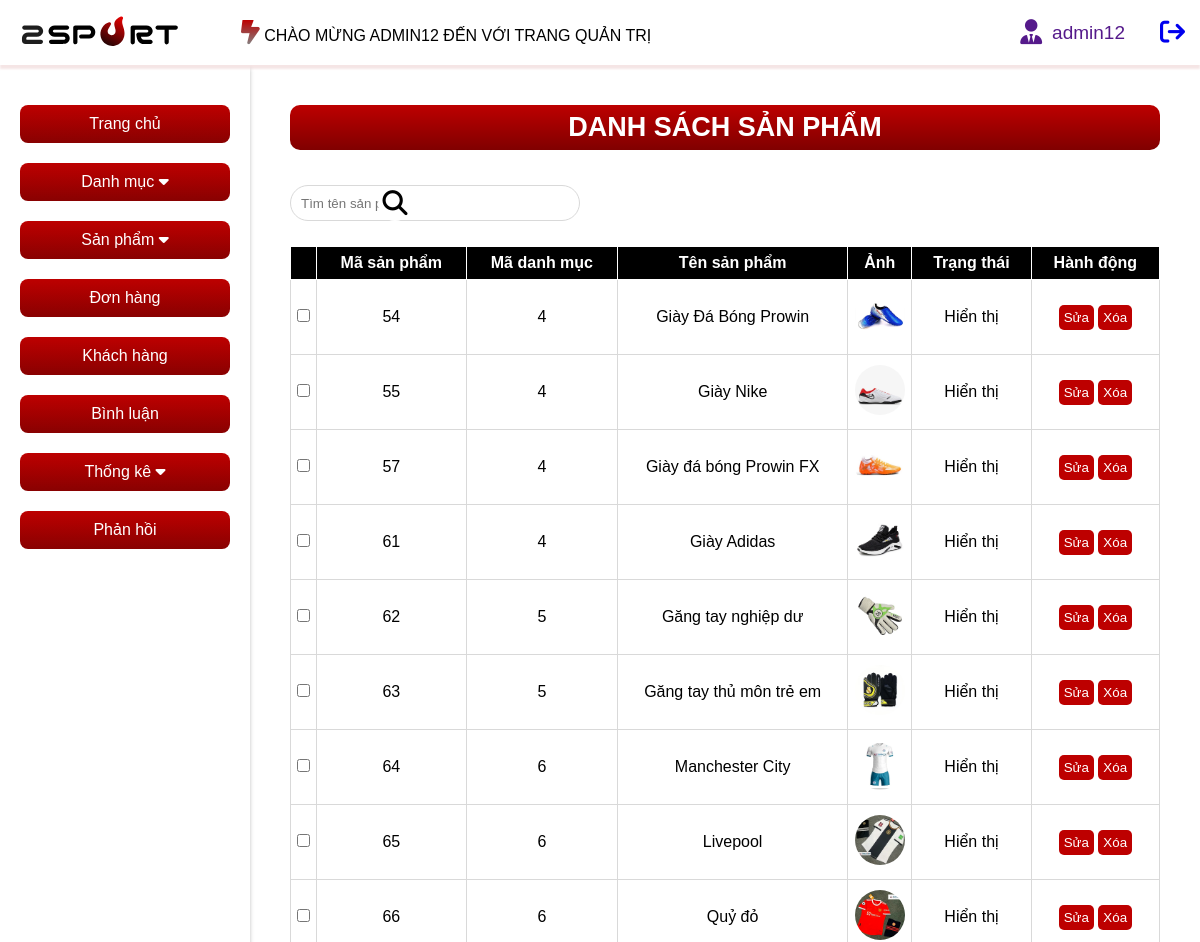
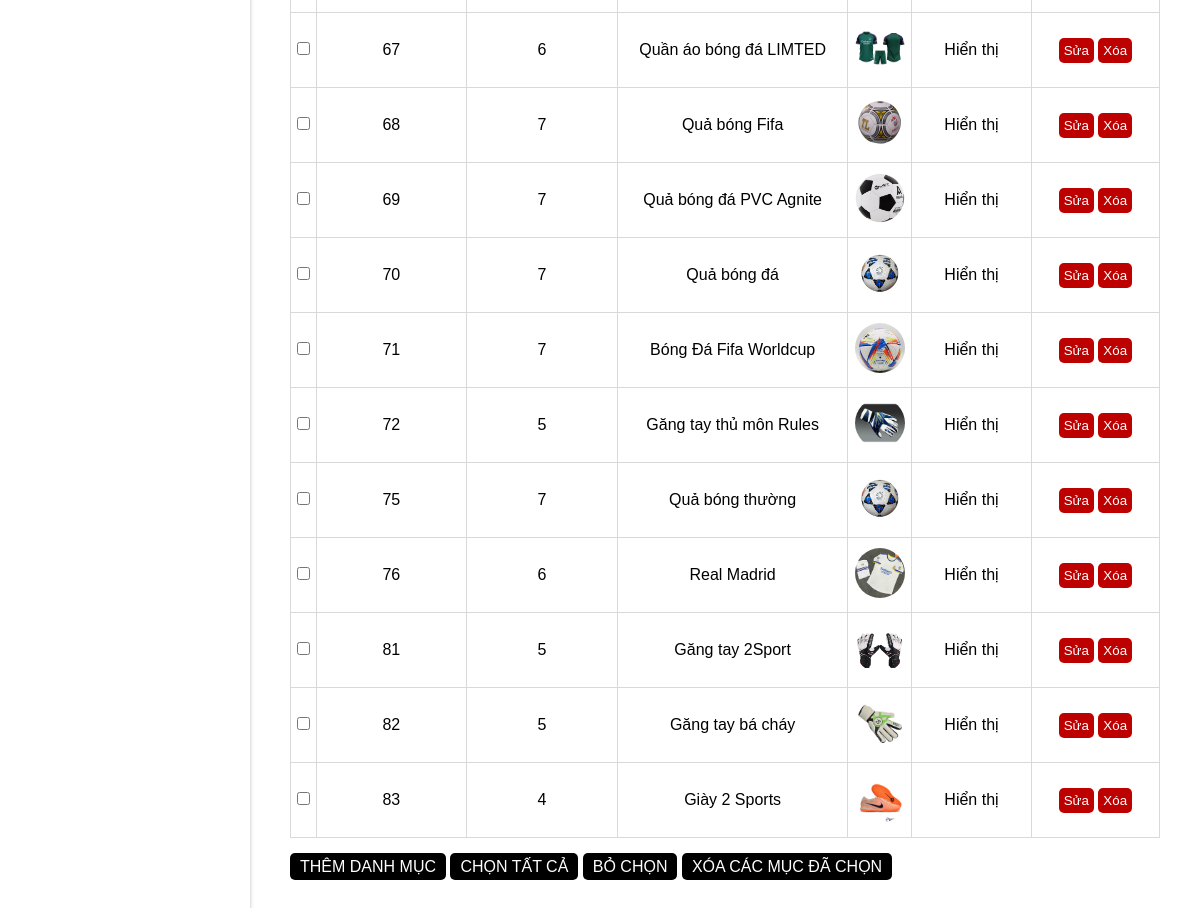
Page /admin/index.php?act=listsp (signed in) on the committed database (2 pictures, top to bottom).
### tables this page shows
CREATE TABLE `product` (
  `id` int(11) NOT NULL,
  `name` varchar(255) NOT NULL,
  `img` varchar(255) NOT NULL,
  `des` varchar(2000) NOT NULL,
  `view` int(11) NOT NULL,
  `status` int(1) NOT NULL,
  `idCategory` int(11) NOT NULL
);

### model/pdo.php (called while the page is built, shortened)
<?php
function pdo_get_connection(){
    $servername = "localhost";
    $username = "root";
    $password = "";
    try {
        $conn = new PDO("mysql:host=$servername;dbname=duan1", $username, $password);
        $conn->setAttribute(PDO::ATTR_ERRMODE, PDO::ERRMODE_EXCEPTION);
        return $conn;
    } catch(PDOException $e) {
        echo "Connection failed: " . $e->getMessage();
    }
}
function pdo_query($sql){
    $sql_args=array_slice(func_get_args(),1);
    try{
        $conn=pdo_get_connection();
        $stmt=$conn->prepare($sql);
        $stmt->execute($sql_args);
        $rows=$stmt->fetchAll();
        return $rows;
    }
    catch(PDOException $e){
        throw $e;
    }
    finally{
        unset($conn);
    }
}
?>

### model/sanpham.php (called while the page is built, shortened)
<?php
function list_product(){
    $sql = "SELECT * from product order by id";
    $listProduct = pdo_query($sql);
    return $listProduct;
}
?>

### admin/sanpham/list.php (the view)
<main class="container">
    <?php include "boxleft.php" ?>
    <article>
        <div class="list-product">
            <h1>DANH SÁCH SẢN PHẨM</h1>
            <form action="">
                <input type="text" placeholder="Tìm tên sản phẩm">
                <button type="submit"><i class="fa-solid fa-magnifying-glass"></i></button>
            </form>
            <table>
                <tr>
                    <th></th>
                    <th>Mã sản phẩm</th>
                    <th>Mã danh mục</th>
                    <th>Tên sản phẩm</th>
                    <th>Ảnh</th>
                    <th>Trạng thái</th>
                    <th>Hành động</th>
                </tr>
                <?php foreach($listProduct as $row){
                    extract($row);
                    $suasp = "index.php?act=suasp&id=$id";
                    $xoasp = "index.php?act=deletesp&id=$id";
                ?>
                    <tr>
                        <td><input type="checkbox"></td>
                        <td><?= $id ?></td>
                        <td><?= $idCategory ?></td>
                        <td><?= $name ?></td>
                        <td><img src="../assets/img/<?= $img ?>" alt=""></td>
                        <td><?=$status == 1 ? 'Hiển thị' : 'Ẩn'?></td>
                        <td>
                            <a href="<?= $suasp ?>"><input type="button" value="Sửa"></a>
                            <a href="<?= $xoasp ?>"><input type="button" value="Xóa" onclick="return confirm('Bạn có chắc muốn xóa?')"></a>
                        </td>
                    </tr>
                <?php } ?>
            </table>
            <div class="action">
                <a href="">THÊM DANH MỤC</a>
                <a href="">CHỌN TẤT CẢ</a>
                <a href="">BỎ CHỌN</a>
                <a href="">XÓA CÁC MỤC ĐÃ CHỌN</a>
            </div>
        </div>
    </article>
</main>

### assets/style/style-admin.css (style rules this page uses)
* { padding: 0; margin: 0; box-sizing: border-box; font-family: arial; }
:root { --bg-color-main:#BD0000; --bg-color-while-ins: #fff; --bg-color-black-ins:#000; }
.container { width: calc((1320 / 1440) * 100%); margin: 0 auto; }
.fa-solid { font-size: 25px; }
main { display: flex; }
article { margin: 40px; width: 100%; }
table { width: 100%; text-align: center; }
table th { background-color: var(--bg-color-black-ins); padding: 20px 0px; color: var(--bg-color-while-ins); border: 1px solid var(--bg-color-while-ins); }
table td { padding: 10px 0px; }
table,tr, td,th { border-collapse: collapse; border: 1px solid #d9d9d9; }
tbody img { max-width: 50px; height: 50px; border-radius: 50%; }
.list-product h1 { color: var(--bg-color-while-ins); font-size: 27px; font-style: normal; font-weight: 600; line-height: normal; border-radius: 10px; background: linear-gradient(180deg, #BD0000 0%, #800000 100%); text-align: center; padding: 7px; margin-bottom: 35px; }
.list-product form { position: relative; margin-bottom: 25px; }
.list-product form input[type="text"] { width: 290px; height: 36px; border-radius: 20px; border: 1px solid #D9D9D9; padding: 10px; color: #7A7A7A; }
.list-product form button { width: 34px; height: 34px; border-radius: 20px; border: none; color: var(--bg-color-black-ins); background-color: var(--bg-color-while-ins); position: absolute; right: 748px; top: 1.5px; }
.list-product table { width: 100%; margin-bottom: 20px; }
.list-product table tr th { background-color: var(--bg-color-black-ins); color: var(--bg-color-while-ins); padding: 7px 10px; }
.list-product table tr td { text-align: center; border: 1px solid #D9D9D9; }
.list-product table tr td a input { background-color: var(--bg-color-main); color: var(--bg-color-while-ins); border-radius: 5px; border: none; padding: 5px; }
.list-product .action a { text-decoration: none; color: var(--bg-color-while-ins); background-color: var(--bg-color-black-ins); padding: 5px 10px; border-radius: 5px; }

### assets/style/responsive-admin.css (style rules this page uses)
@media screen and (max-width: 1280px) { .container { width: calc((1440 / 1440) * 100%); } }

### rows in the picture
product: id "54", idCategory "4", name "Giày Đá Bóng Prowin", img (picture), status "Hiển thị"
product: id "55", idCategory "4", name "Giày Nike", img (picture), status "Hiển thị"
product: id "57", idCategory "4", name "Giày đá bóng Prowin FX", img (picture), status "Hiển thị"
product: id "61", idCategory "4", name "Giày Adidas", img (picture), status "Hiển thị"
product: id "62", idCategory "5", name "Găng tay nghiệp dư", img (picture), status "Hiển thị"
product: id "63", idCategory "5", name "Găng tay thủ môn trẻ em", img (picture), status "Hiển thị"
product: id "64", idCategory "6", name "Manchester City", img (picture), status "Hiển thị"
product: id "65", idCategory "6", name "Livepool", img (picture), status "Hiển thị"
product: id "66", idCategory "6", name "Quỷ đỏ", img (picture), status "Hiển thị"
product: id "67", idCategory "6", name "Quần áo bóng đá LIMTED", img (picture), status "Hiển thị"
product: id "68", idCategory "7", name "Quả bóng Fifa", img (picture), status "Hiển thị"
product: id "69", idCategory "7", name "Quả bóng đá PVC Agnite", img (picture), status "Hiển thị"
product: id "70", idCategory "7", name "Quả bóng đá", img (picture), status "Hiển thị"
product: id "71", idCategory "7", name "Bóng Đá Fifa Worldcup", img (picture), status "Hiển thị"
product: id "72", idCategory "5", name "Găng tay thủ môn Rules", img (picture), status "Hiển thị"
product: id "75", idCategory "7", name "Quả bóng thường", img (picture), status "Hiển thị"
product: id "76", idCategory "6", name "Real Madrid", img (picture), status "Hiển thị"
product: id "81", idCategory "5", name "Găng tay 2Sport", img (picture), status "Hiển thị"
product: id "82", idCategory "5", name "Găng tay bá cháy", img (picture), status "Hiển thị"
product: id "83", idCategory "4", name "Giày 2 Sports", img (picture), status "Hiển thị"

### other values in the picture
$_SESSION['login']['username'] "ADMIN12"
$_SESSION['login']['username'] "admin12"
